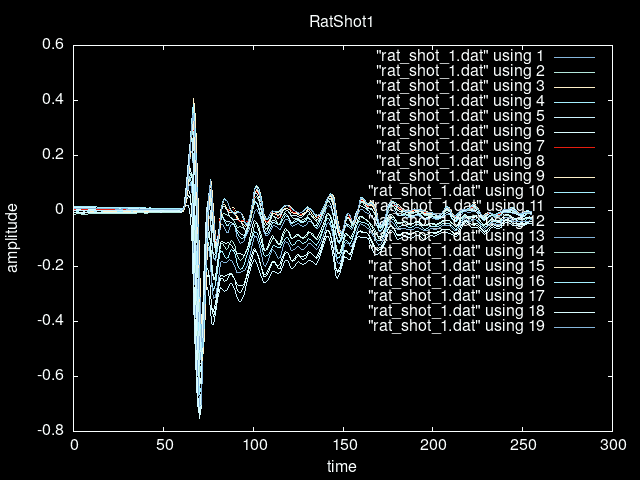

Source code (gnuplot):
set terminal png background '#000000' font "Liberation 12"
set border lc rgb '#fbffff'
set border linewidth 1.5
set linetype 1 lc rgb '#86b6dc' lw 1.5
set linetype 2 lc rgb '#b3e8dc' lw 1.5
set linetype 3 lc rgb '#fff1c9' lw 1.5
set linetype 4 lc rgb '#a4f0ff' lw 1.5
set linetype 5 lc rgb '#ccf3ff' lw 1.5
set linetype 6 lc rgb '#d8fdff' lw 1.5
set linetype cycle 6
set key textcolor '#fbffff'
set title textcolor '#fbffff'
set xlabel textcolor '#fbffff'
set ylabel textcolor '#fbffff'
set output ARG1


set title "RatShot1"
set xlabel "time"
set ylabel "amplitude"

plot "rat_shot_1.dat" using 1 w l,\
	"rat_shot_1.dat" using 2 w l,\
	"rat_shot_1.dat" using 3 w l,\
	"rat_shot_1.dat" using 4 w l,\
	"rat_shot_1.dat" using 5 w l,\
	"rat_shot_1.dat" using 6 w l,\
	"rat_shot_1.dat" using 7 w l,\
	"rat_shot_1.dat" using 8 w l,\
	"rat_shot_1.dat" using 9 w l,\
	"rat_shot_1.dat" using 10 w l,\
	"rat_shot_1.dat" using 11 w l,\
	"rat_shot_1.dat" using 12 w l,\
	"rat_shot_1.dat" using 13 w l,\
	"rat_shot_1.dat" using 14 w l,\
	"rat_shot_1.dat" using 15 w l,\
	"rat_shot_1.dat" using 16 w l,\
	"rat_shot_1.dat" using 17 w l,\
	"rat_shot_1.dat" using 18 w l,\
	"rat_shot_1.dat" using 19 w l,\
